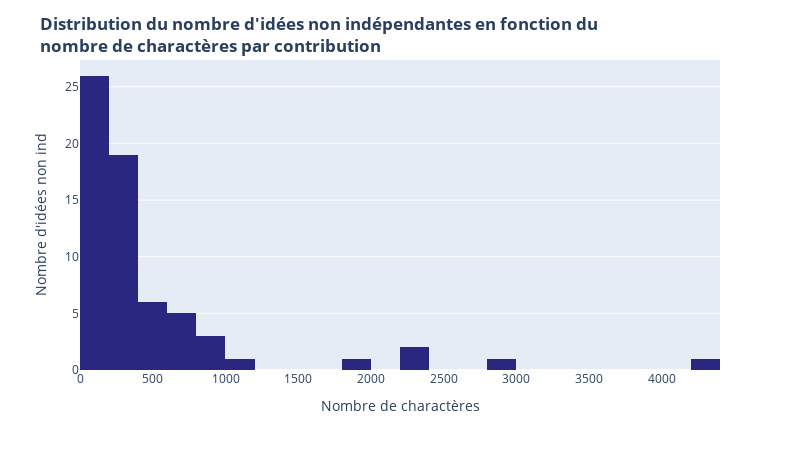

This figure's notebook cell:
### Markdown cell above
4. ***Distribution du nombre d'idées non indépendantes en fonction du nombre de charactères par contribution***

### Code cell
fig = px.histogram(
    df, x="nb_char", y="Idées_non_ind", nbins=max(df["nb_char"])//100,
    color_discrete_sequence=["#2a2781"]
)
fig.update_layout(
    title={"text": "<b>Distribution du nombre d'idées non indépendantes en fonction du <br>nombre de charactères par contribution</b>"}, 
    xaxis_title="Nombre de charactères", 
    yaxis_title="Nombre d'idées non ind", 
    width=800, height=450
)
fig.update_traces(
    hovertemplate =
        "Nombre de charactères = %{x}<br>" \
        "Nombre d'idées non ind = %{y}<extra></extra>"
)
fig.show()

### Figure 1 — Plotly figure (JSON) as saved in the notebook; plotly's stock layout.template omitted (floating-point values rounded to 4 significant figures; data arrays with more than 128 entries replaced by an {"elided": "..."} marker saying what was removed)
{"data": [{"bingroup": "x", "histfunc": "sum", "hovertemplate": "Nombre de charactères = %{x}<br>Nombre d'idées non ind = %{y}<extra></extra>", "legendgroup": "", "marker": {"color": "#2a2781", "pattern": {"shape": ""}}, "name": "", "nbinsx": 140, "orientation": "v", "showlegend": false, "type": "histogram", "x": {"elided": "200 int values"}, "xaxis": "x", "y": {"elided": "200 float values"}, "yaxis": "y"}], "layout": {"barmode": "relative", "height": 450, "legend": {"tracegroupgap": 0}, "margin": {"t": 60}, "title": {"text": "<b>Distribution du nombre d'idées non indépendantes en fonction du <br>nombre de charactères par contribution</b>"}, "width": 800, "xaxis": {"anchor": "y", "domain": [0, 1], "title": {"text": "Nombre de charactères"}}, "yaxis": {"anchor": "x", "domain": [0, 1], "title": {"text": "Nombre d'idées non ind"}}}}
